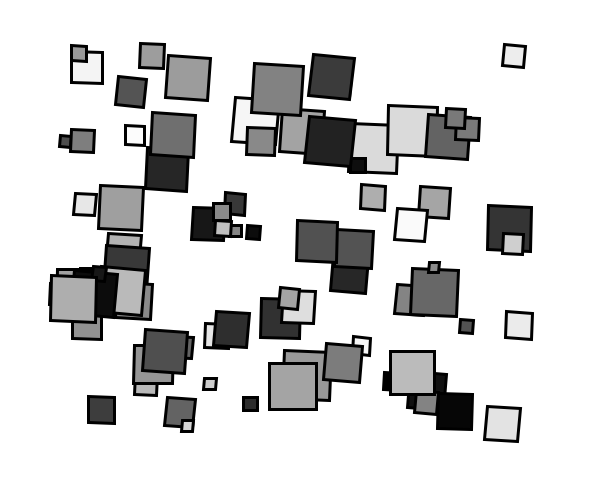
Frame 1 (no input)
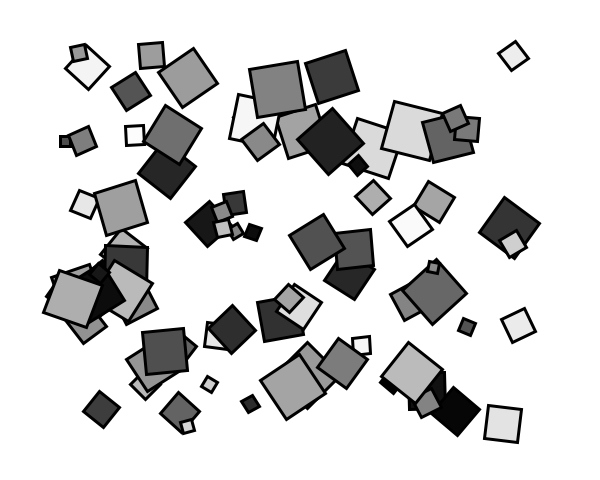
Frame 60 (the mouse pressed at the canvas centre just before this capture)
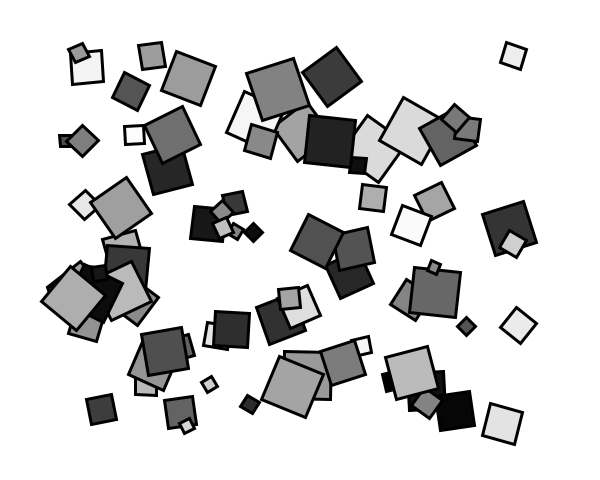
Frame 120 (the mouse held since frame 60 and released just before this capture)

The Processing sketch that drew these frames (run headless with seeded random() and noise(); from frame 60 on, the mouse is pressed at the canvas centre):

// Processing sketch: processing_108555
// ── processing_108555.pde

Square[] squares; // array for the square objects
int numSquares=80; // number of square in simulation

void setup() {
  size(600,480);
  smooth();
  strokeWeight(3); // boundaries thicker
  squares = new Square[numSquares]; // create the array of the given size
  for (int i=0; i<numSquares; i++) {
    // now create squares according to the given definition, use random numbers as values
    squares[i] = new Square(50+random(500),50+random(380),random(10,50),random(0.01,0.1),random(255));
  }
}

void draw() {
  background(255); // repaint a white background in each frame
  for (int i=0; i<numSquares; i++) {
    squares[i].render(); // tell every square to repaint itself (after rotating a bit)
  }
}

class Square {
  float x, y; // position
  float angle=0; // angle 
  float w; // width=height
  float s; // speed of rotation
  float c; // grey value
  
  Square(float x, float y, float w, float s, float c) {
    // assign the randomly created values to the class variables to remember them for painting
    this.x=x; 
    this.y=y;
    this.c=c;
    this.w=w;
    this.s=s;
  } 
  
  void render() {
    fill(c); // set the gray value as color to fill
    angle += s; // adjust the angle according to the rotation speed s
    pushMatrix(); // used for local transformation
    translate(x,y); // the center of the local coordinate system is the center of the square
    rotate(angle); // rotate the coordinate system
    rect(-w/2,-w/2,w,w); // draw the square
    popMatrix(); // used for local transformation
  }
}
